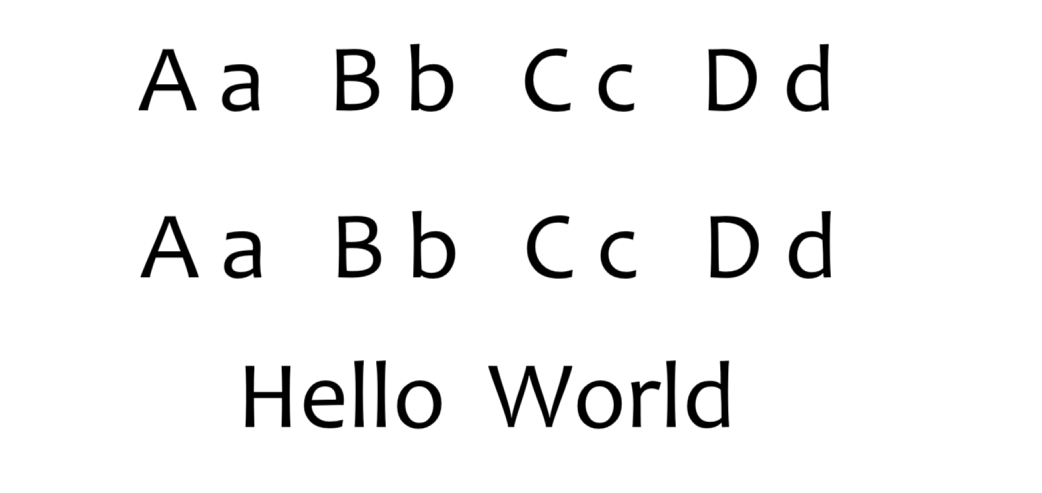
#> input picture templates/letter.png, 1042 x 493 px
$ python -i image_processing.py   (imports and definitions only)
#> lines starting #> are read from the running program, lines starting #| are printed output that depends on the picture; after the words box and inside, x2 and y2 are one past the last pixel; in counts of white or black regions, pixels touching at a corner belong together
#> further down, picture is the input picture: shape (493, 1042, 3); min 0, max 255, mean 242.7
import cv2
import numpy as np

class ImageProcessor:
    def preprocess_image(self, image):
        """图像预处理：灰度化、二值化、去噪"""
        gray = cv2.cvtColor(image, cv2.COLOR_BGR2GRAY)
        binary = cv2.adaptiveThreshold(
            gray, 255,
            cv2.ADAPTIVE_THRESH_GAUSSIAN_C,
            cv2.THRESH_BINARY_INV, 11, 2
        )
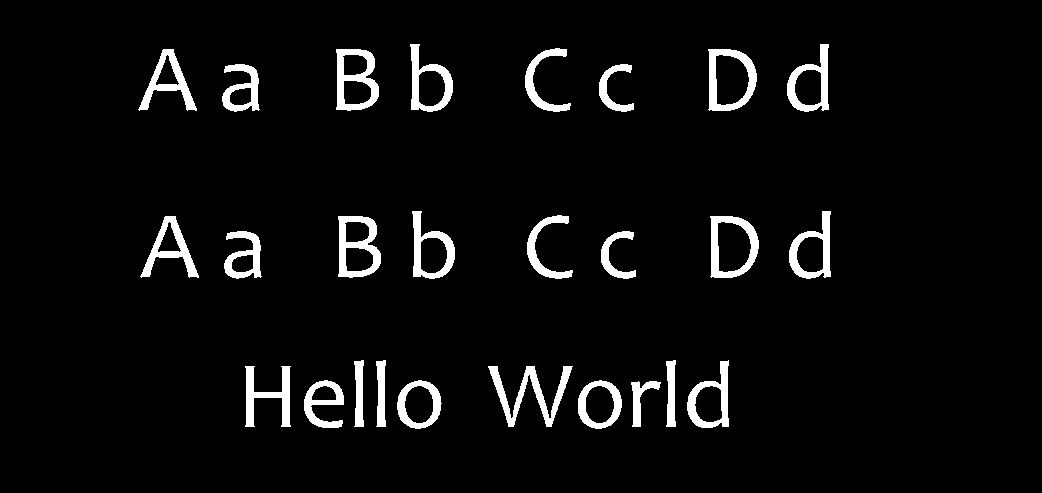
#> binary: shape (493, 1042); 4.8% white; 26 white regions, largest, box (x1, y1, x2, y2) and area: (488, 366, 573, 427) 1522, (336, 49, 379, 111) 1297, (338, 216, 381, 278) 1297
        kernel = np.ones((3, 3), np.uint8)
        return cv2.morphologyEx(binary, cv2.MORPH_OPEN, kernel)
#> returned value: shape (493, 1042); 4.8% white; 26 white regions, largest, box (x1, y1, x2, y2) and area: (489, 366, 572, 427) 1519, (336, 49, 379, 111) 1297, (338, 216, 381, 278) 1297

    def deskew_image(self, image):
        """使用投影法进行倾斜校正"""
        processed = self.preprocess_image(image)
        best_angle = 0
        best_score = -1
        angles = np.arange(-15, 15, 0.5)
        for angle in angles:
            rotated = self.rotate_image(processed, angle)
            horizontal_proj = np.sum(rotated, axis=1)
            score = np.var(horizontal_proj)
            if score > best_score:
                best_score = score
                best_angle = angle
#> this loop made 60 passes
#> (score, best_score) on passes 1, 9, 10, 11, 12, 13, 14, 15, 16, 17, 18, 19: (31655586.3, 31655586.3), (34447863.5, 34447863.5), (39390587.6, 39390587.6), (45213812.8, 45213812.8), (51120015.1, 51120015.1), (59114068.1, 59114068.1), (68858726.5, 68858726.5), (78193177.3, 78193177.3), (86731936.8, 86731936.8), (95921755.4, 95921755.4), (107350158.5, 107350158.5), (119571923.1, 119571923.1)
#> score on passes 2 to 7: 29279862.1, 25401182.3, 24604105.8, 25615196.2, 26788642.9, 27701798.8
#> pass 1, in deskew_image, `rotated = self.rotate_image(processed, angle)`:
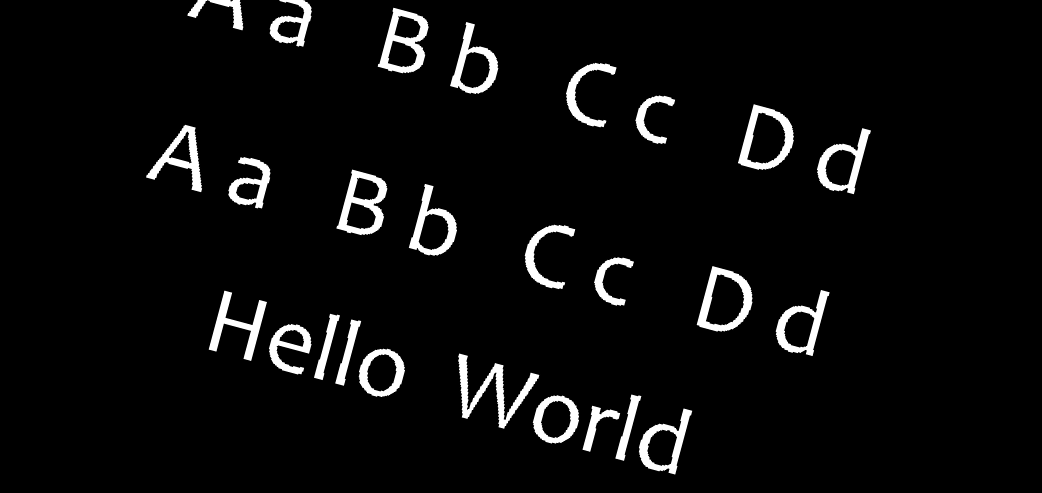
#> rotated: shape (493, 1042); min 0, max 255, mean 11.9
#> pass 2, in deskew_image, `rotated = self.rotate_image(processed, angle)`:
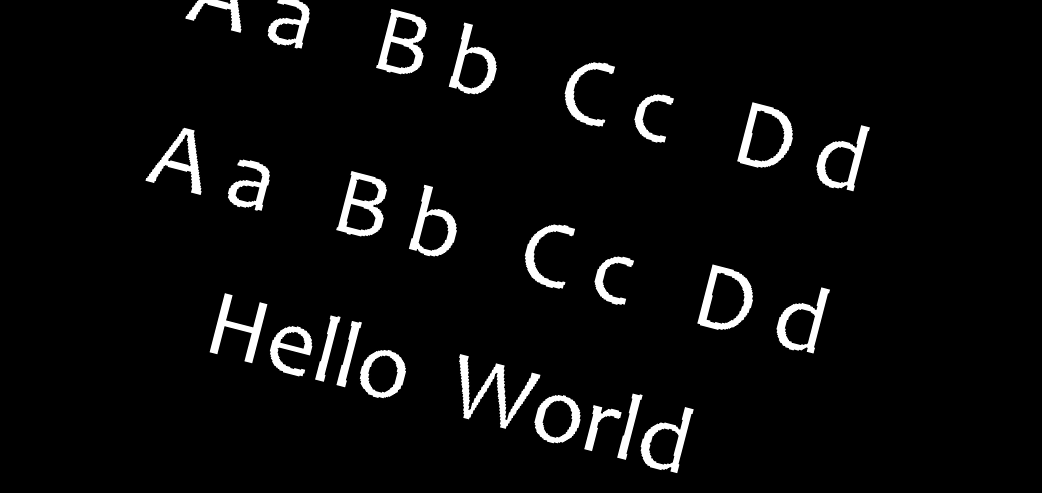
#> rotated: shape (493, 1042); min 0, max 255, mean 12
#> pass 3, in deskew_image, `rotated = self.rotate_image(processed, angle)`:
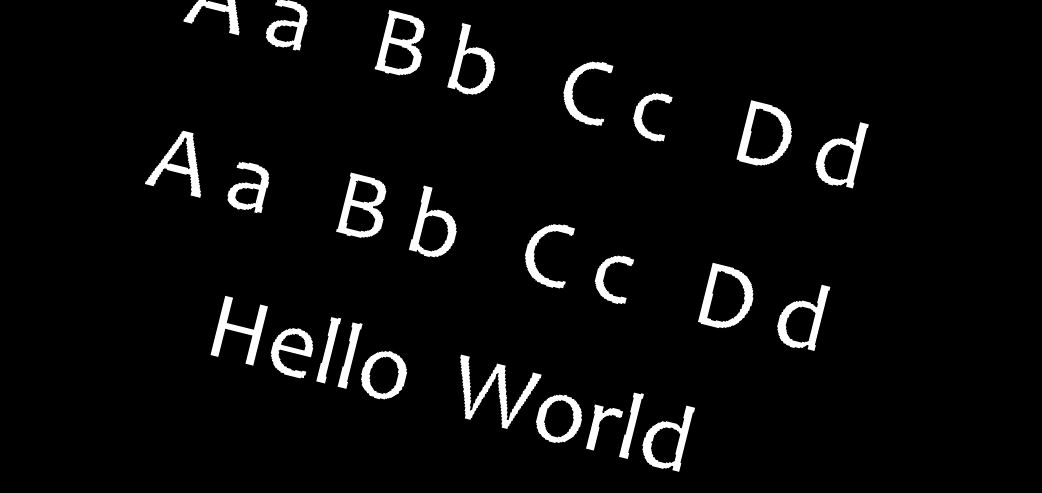
#> rotated: shape (493, 1042); min 0, max 255, mean 12
#> after the loop, best_angle = 0; best_score = 294494944.7
        deskewed = self.rotate_image(image, best_angle)
        return deskewed, best_angle

    def rotate_image(self, image, angle):
        """旋转图像"""
        h, w = image.shape[:2]
        center = (w // 2, h // 2)
        m = cv2.getRotationMatrix2D(center, angle, 1.0)
        return cv2.warpAffine(
            image,
            m,
            (w, h),
            flags=cv2.INTER_CUBIC,
            borderMode=cv2.BORDER_REPLICATE,
        )

    # [142 lines left out: functions split_lines, split_chars, optimize_char_split, not called in this run]

>>> import cv2
>>> picture = cv2.imread('templates/letter.png')
>>> result = ImageProcessor().deskew_image(picture)

$ run again, on templates/tmp3.png
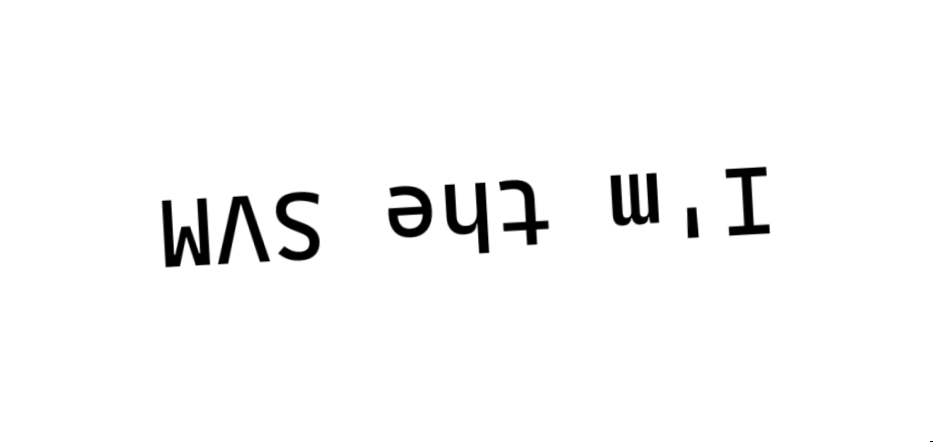
#> input picture templates/tmp3.png, 933 x 442 px
#> picture is the input picture: shape (442, 933, 3); min 0, max 255, mean 248.2
#> in preprocess_image, `binary = cv2.adaptiveThreshold( gray, 255, cv2.ADAPTIVE_THRESH_GAUSSIA..`:
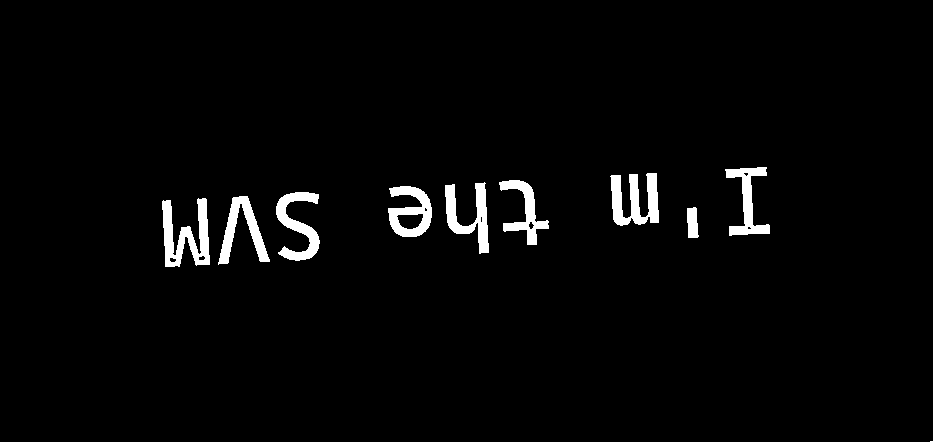
#> binary: shape (442, 933); 2.6% white; 10 white regions (1 under 20 px), largest, box (x1, y1, x2, y2) and area: (162, 198, 210, 267) 1696, (610, 173, 659, 226) 1525, (445, 182, 489, 254) 1316
#> the loop in deskew_image, `for angle in angles:` made 60 passes
#> (score, best_score) on passes 1 to 8: (78627685.5, 78627685.5), (82868154.5, 82868154.5), (87641933, 87641933), (92749690.1, 92749690.1), (97737979.6, 97737979.6), (102698210, 102698210), (107458858.5, 107458858.5), (112983698.7, 112983698.7)
#> after the loop in deskew_image, `for angle in angles:`: best_angle = -3; best_score = 229063300.3
#> in deskew_image, `deskewed = self.rotate_image(image, best_angle)`:
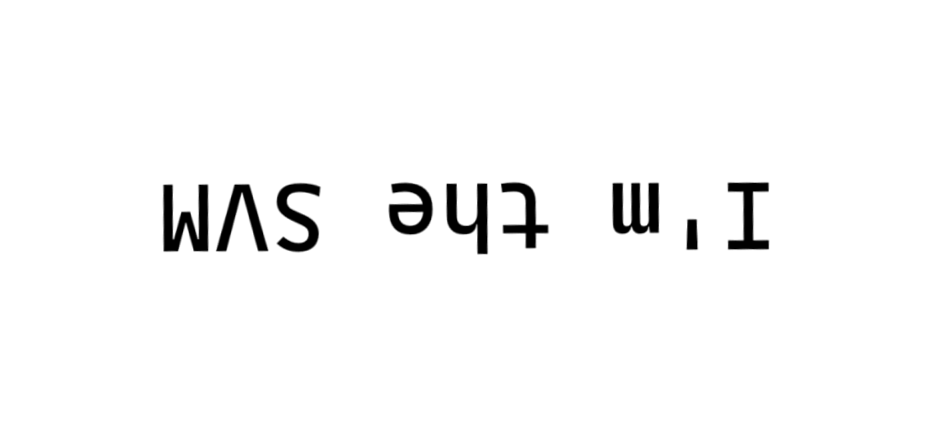
#> deskewed: shape (442, 933, 3); min 0, max 255, mean 248.2
